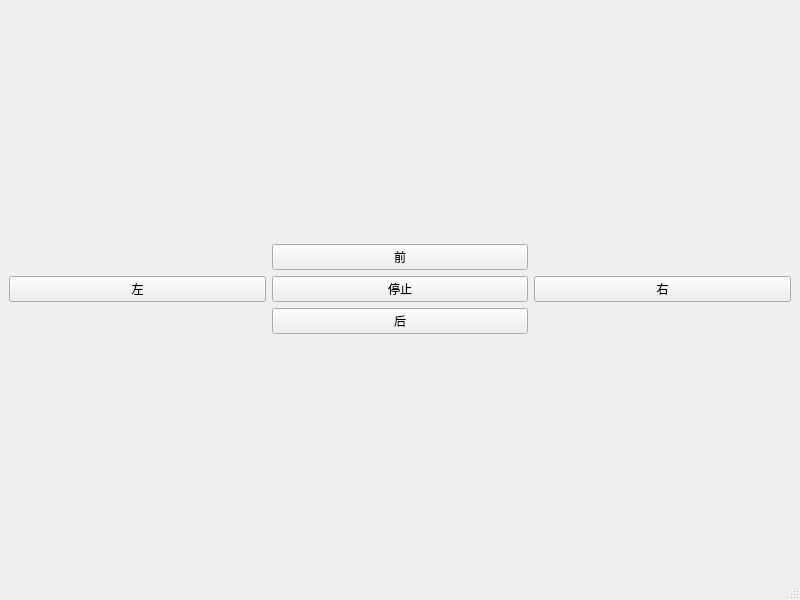
<?xml version="1.0" encoding="UTF-8"?>
<ui version="4.0">
 <class>MainWindow</class>
 <widget class="QMainWindow" name="MainWindow">
  <property name="geometry">
   <rect>
    <x>0</x>
    <y>0</y>
    <width>800</width>
    <height>600</height>
   </rect>
  </property>
  <property name="windowTitle">
   <string>MainWindow</string>
  </property>
  <widget class="QWidget" name="centralwidget">
   <layout class="QVBoxLayout" name="verticalLayout">
    <item>
     <layout class="QGridLayout" name="gridLayout">
      <item row="0" column="1">
       <widget class="QPushButton" name="pushButton_front">
        <property name="text">
         <string>前</string>
        </property>
        <property name="shortcut">
         <string>W</string>
        </property>
       </widget>
      </item>
      <item row="1" column="0">
       <widget class="QPushButton" name="pushButton_left">
        <property name="text">
         <string>左</string>
        </property>
        <property name="shortcut">
         <string>A</string>
        </property>
       </widget>
      </item>
      <item row="1" column="1">
       <widget class="QPushButton" name="pushButton_stop">
        <property name="text">
         <string>停止</string>
        </property>
        <property name="shortcut">
         <string>S</string>
        </property>
       </widget>
      </item>
      <item row="1" column="2">
       <widget class="QPushButton" name="pushButton_right">
        <property name="text">
         <string>右</string>
        </property>
        <property name="shortcut">
         <string>D</string>
        </property>
       </widget>
      </item>
      <item row="2" column="1">
       <widget class="QPushButton" name="pushButton_back">
        <property name="text">
         <string>后</string>
        </property>
        <property name="shortcut">
         <string>S</string>
        </property>
       </widget>
      </item>
     </layout>
    </item>
   </layout>
  </widget>
  <widget class="QMenuBar" name="menubar">
   <property name="geometry">
    <rect>
     <x>0</x>
     <y>0</y>
     <width>800</width>
     <height>49</height>
    </rect>
   </property>
  </widget>
  <widget class="QStatusBar" name="statusbar"/>
 </widget>
 <resources/>
 <connections/>
</ui>
